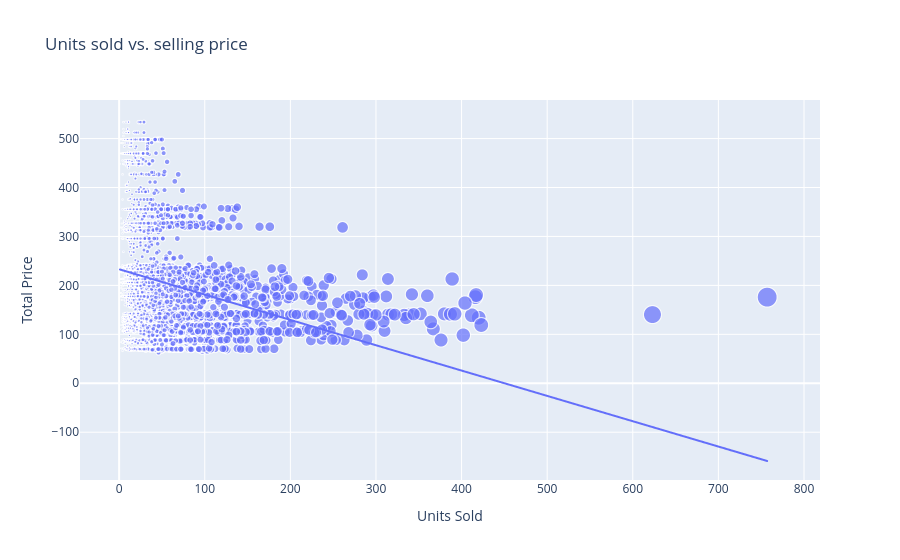

Notebook code for this chart:
### Markdown cell above
## 3. Visualize the relationship between price and demand

### Code cell
# 150k points make an unreadable (and very heavy) chart, so we plot a random sample
plot_sample = data.sample(5000, random_state=42)

fig = px.scatter(
    plot_sample,
    x="Units Sold",
    y="Total Price",
    size="Units Sold",
    trendline="ols",
    title="Units sold vs. selling price",
)
fig.show()

### Figure 1 — Plotly figure (JSON) as saved in the notebook; plotly's stock layout.template omitted (floating-point values rounded to 4 significant figures; data arrays with more than 128 entries replaced by an {"elided": "..."} marker saying what was removed)
{"data": [{"hovertemplate": "Units Sold=%{marker.size}<br>Total Price=%{y}<extra></extra>", "legendgroup": "", "marker": {"color": "#636efa", "size": {"elided": "5000 int values"}, "sizemode": "area", "sizeref": 1.893, "symbol": "circle"}, "mode": "markers", "name": "", "showlegend": false, "type": "scattergl", "x": {"elided": "5000 int values"}, "xaxis": "x", "y": {"elided": "5000 float values"}, "yaxis": "y"}, {"hovertemplate": "<b>OLS trendline</b><br>Total Price = -0.517593 * Units Sold + 233.012<br>R<sup>2</sup>=0.066475<br><br>Units Sold=%{x}<br>Total Price=%{y} <b>(trend)</b><extra></extra>", "legendgroup": "", "marker": {"color": "#636efa", "symbol": "circle"}, "mode": "lines", "name": "", "showlegend": false, "type": "scattergl", "x": {"elided": "5000 int values"}, "xaxis": "x", "y": {"elided": "5000 float values"}, "yaxis": "y"}], "layout": {"legend": {"itemsizing": "constant", "tracegroupgap": 0}, "title": {"text": "Units sold vs. selling price"}, "xaxis": {"anchor": "y", "domain": [0.0, 1.0], "title": {"text": "Units Sold"}}, "yaxis": {"anchor": "x", "domain": [0.0, 1.0], "title": {"text": "Total Price"}}}}
